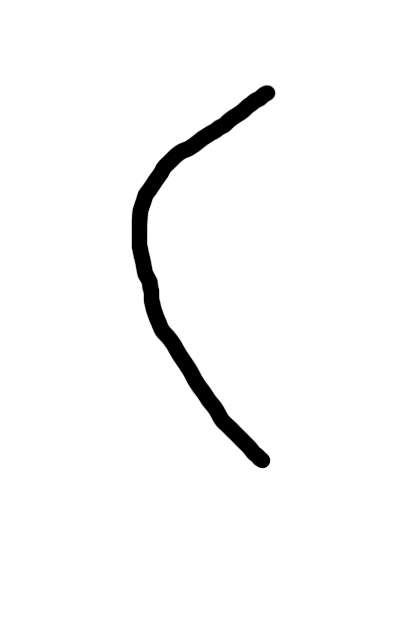
#> input picture dataset/test/symbols/left-bracket/left-b.png, 400 x 640 px; its folder holds only this picture in this run
$ python augment_brackets.py
#> lines starting #> are read from the running program, lines starting #| are printed output that depends on the picture
import os
import cv2
from random import randint
import PIL
from PIL import Image
from datetime import datetime as dt
#
#
LEFT_BRACKET_PATH= os.path.join(os.getcwd(), "left-bracket")
RIGHT_BRACKET_PATH= os.path.join(os.getcwd(), "right-bracket")
#
#
#
def klasör_oluştur(yol):
    """belirtilen yolda klasör oluşturur"""
    cwd=os.getcwd()
    if not os.path.exists( os.path.join(cwd,yol) ):
        os.makedirs( os.path.join(cwd,yol) )
        print("created directory:",yol)
    else:
        print("directory already exits:",yol,)


def save_image(image, save_dir, file_format=".jpg"):
    image.save( os.path.join( save_dir, "AUGMENT_"+str(dt.now())+ file_format ))


def augment_n_save(img_path, rot_range=0, flip_axis=0):
#> called with rot_range = 15, flip_axis = 0
    global RIGHT_BRACKET_PATH
    global LEFT_BRACKET_PATH
    """augment given image path
    let flip axis remain 0(x axis) for brackets"""
    PARENT_DIR = os.path.relpath(  os.path.join(img_path,os.pardir)  )
    i=Image.open(img_path)
#> i is the input picture: PIL image 400x640 RGB; min 0, max 255, mean 247.5

    angle=0;angle2=0
    if rot_range>0:
        while angle==0:
            angle=randint(-rot_range, rot_range)

        while angle2==0:
            angle2=randint(-rot_range, rot_range)

        #print("selected angle:",angle,angle2)


    #augmetation1: rotate
    i=i.rotate(angle,PIL.Image.NEAREST,expand=False,fillcolor="white")
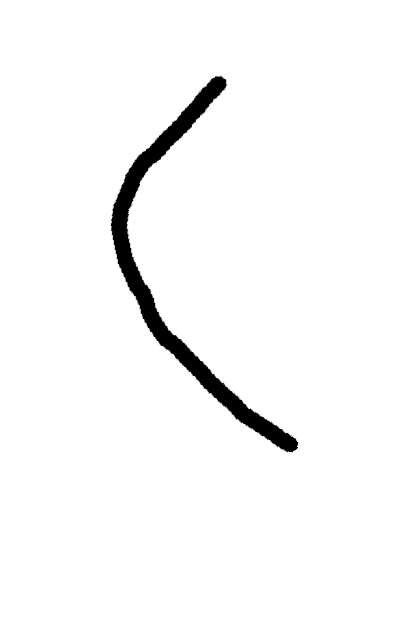
#> i: PIL image 400x640 RGB; min 0, max 255, mean 247.4
    save_image(i,PARENT_DIR)#save rotated image

    #augmetation2: flip (axis: 0==x, 1==y)
    axis=(Image.FLIP_TOP_BOTTOM if flip_axis==0 else Image.FLIP_LEFT_RIGHT)
    i=i.transpose(axis)
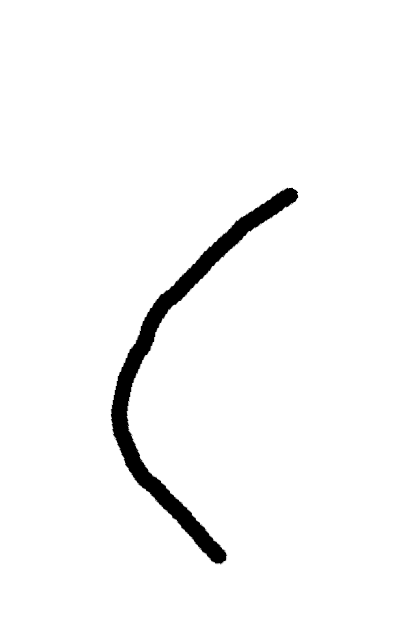
#> i: PIL image 400x640 RGB; min 0, max 255, mean 247.4
    save_image(i,PARENT_DIR)#save flipped image

    #augmetation3: rot n flip
    i=i.transpose(axis)
    i=i.rotate(angle2,PIL.Image.NEAREST,expand=False,fillcolor="white")
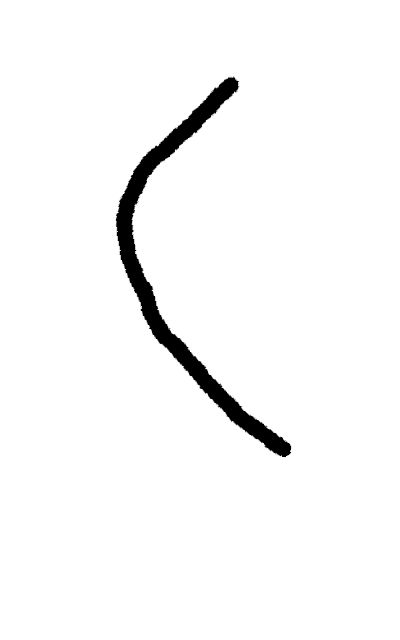
#> i: PIL image 400x640 RGB; min 0, max 255, mean 247.4
    save_image(i,PARENT_DIR)#save flipped image


def augment_from_path(read_path):
    """create right bracket image
    by flipping left bracket images
    from directory"""
    klasör_oluştur("right-bracket")

    counter_aug=0
    print("augmenting left brackets")
    for root_dir,sub_dir,files in os.walk(read_path,topdown=False):
        print(f"{len(files)} images found on directory")

        for img in files:
            img_path= os.path.join(root_dir,img)

            #augmenting left brackets
            augment_n_save( img_path ,rot_range=15 )
            counter_aug+=1

    print(f"totally {counter_aug} augmention images saved")
    #
    #
    #

    counter=0
    print("---------------------------\nflipping to create right bracket images")
    #right brackets by flipping left bracket images
    for root_dir,sub_dir,files in os.walk(read_path,topdown=False):
        print(f"{len(files)} images found on directory")

        for img in files:
            img_path= os.path.join(root_dir,img)

            i=cv2.imread( img_path )
            flipped=cv2.flip( i ,1)#flip over y axis
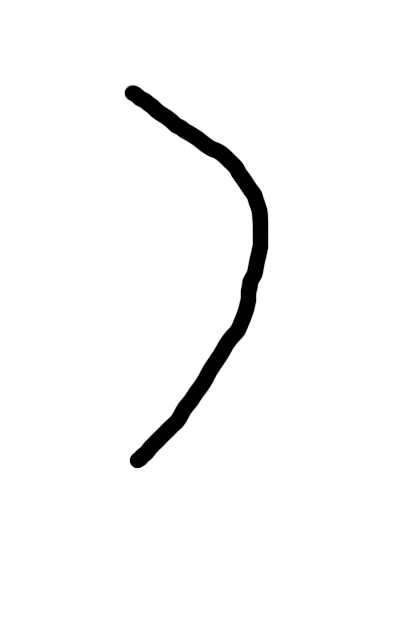
#> flipped: shape (640, 400, 3); min 0, max 255, mean 247.5

            cv2.imwrite( os.path.join(RIGHT_BRACKET_PATH,str(dt.now())+".jpg"), flipped)
            """
            cv2.imshow("flip",flipped)
            cv2.imshow("org",i)
            cv2.waitKey(0)
            """
            counter+=1
    print(f"totally {counter} images flipped to create right-brackets")

augment_from_path(LEFT_BRACKET_PATH)
exit(0)
#> (the program exits here)
